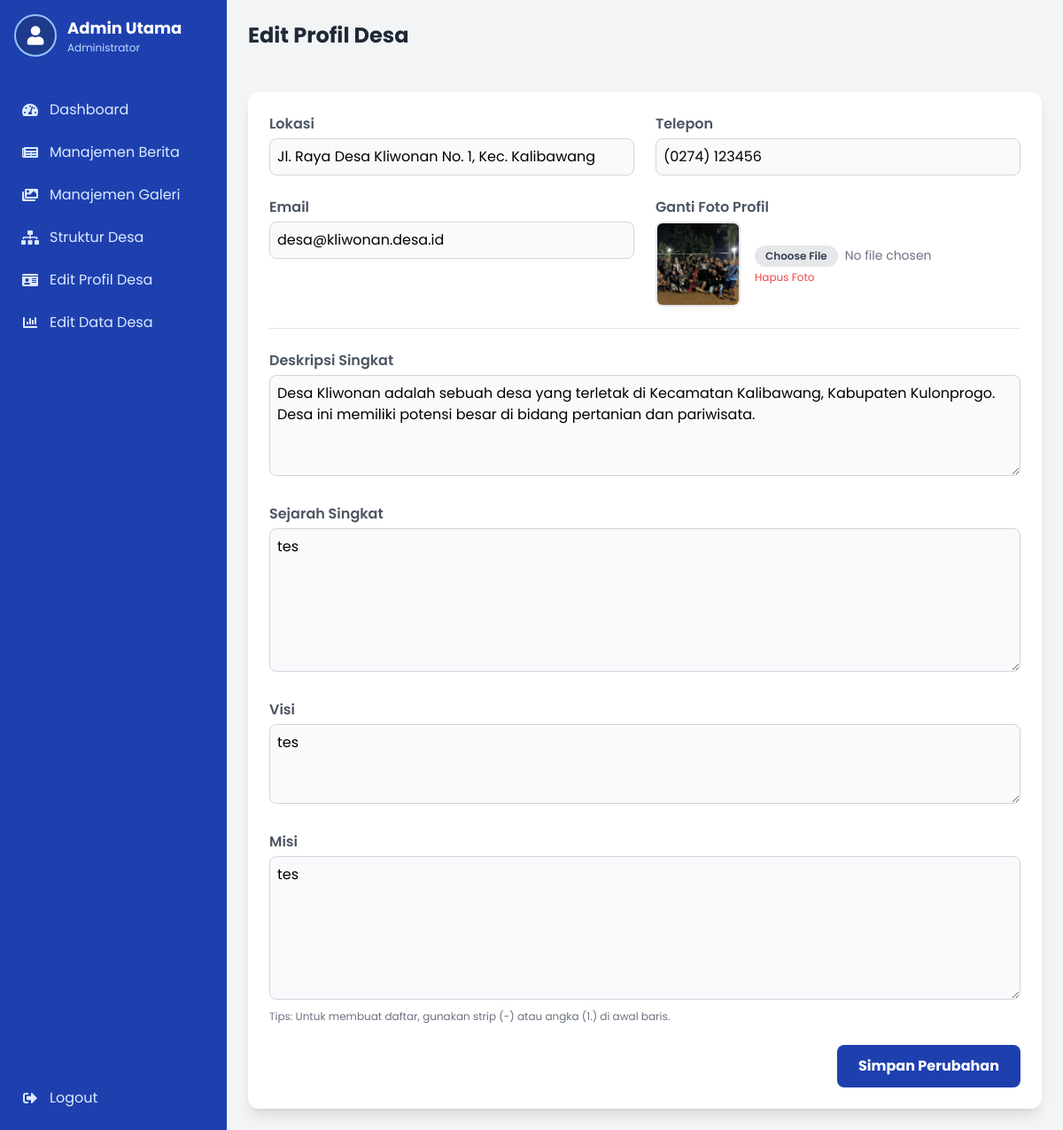
The app's page /admin/profil.php (signed in) with its own data.
### tables this page shows
CREATE TABLE `profil_desa` (
  `id` int(11) NOT NULL DEFAULT 1,
  `deskripsi` text NOT NULL,
  `foto` varchar(255) NOT NULL,
  `lokasi` varchar(255) NOT NULL,
  `telepon` varchar(50) NOT NULL,
  `email` varchar(100) NOT NULL,
  `sejarah` text DEFAULT NULL,
  `visi` text DEFAULT NULL,
  `misi` text DEFAULT NULL
);

### admin/profil.php (the view, shortened to what this page needs)
<?php
$page_title = "Edit Profil Desa";
include 'template/header.php';
$profil_result = mysqli_query($conn, "SELECT * FROM profil_desa WHERE id = 1");
$profil = mysqli_fetch_assoc($profil_result);
include 'template/sidebar.php';
?>
<div class="flex-1 flex flex-col">
    <header class="bg-gray-100 p-6 flex justify-between items-center">
        <h1 class="text-2xl font-bold text-gray-800"><?php echo $page_title; ?></h1>
    </header>
    <main class="flex-1 p-6">
        <div class="bg-white shadow-lg rounded-xl p-6">
            <form action="profil.php" method="post" enctype="multipart/form-data" class="space-y-6">
                <div class="grid grid-cols-1 md:grid-cols-2 gap-6 border-b border-gray-200 pb-6">
                    <div>
                        <label for="lokasi" class="block font-semibold text-gray-600 mb-1">Lokasi</label>
                        <input type="text" id="lokasi" name="lokasi" value="<?php echo htmlspecialchars($profil['lokasi']); ?>" class="w-full bg-gray-50 p-2 border border-gray-300 rounded-lg focus:outline-none focus:ring-2 focus:ring-primary">
                    </div>
                    <div>
                        <label for="telepon" class="block font-semibold text-gray-600 mb-1">Telepon</label>
                        <input type="text" id="telepon" name="telepon" value="<?php echo htmlspecialchars($profil['telepon']); ?>" class="w-full bg-gray-50 p-2 border border-gray-300 rounded-lg focus:outline-none focus:ring-2 focus:ring-primary">
                    </div>
                    <div>
                        <label for="email" class="block font-semibold text-gray-600 mb-1">Email</label>
                        <input type="email" id="email" name="email" value="<?php echo htmlspecialchars($profil['email']); ?>" class="w-full bg-gray-50 p-2 border border-gray-300 rounded-lg focus:outline-none focus:ring-2 focus:ring-primary">
                    </div>
                    <div>
                        <label class="block font-semibold text-gray-600 mb-1">Ganti Foto Profil</label>
                        <div class="flex items-center space-x-4">
                            <img src="../uploads/<?php echo htmlspecialchars($profil['foto']); ?>" class="w-24 h-24 rounded-lg object-cover border-2 border-gray-200">
                            <div class="flex-grow">
                                <input type="file" name="foto" class="text-sm text-gray-500 file:mr-2 file:py-1 file:px-3 file:rounded-full file:border-0 file:text-xs file:font-semibold file:bg-gray-200 file:text-gray-700 hover:file:bg-gray-300 cursor-pointer">
                                <?php if ($profil['foto'] != 'default.png' && $profil['foto'] != 'default-profil.jpg'): ?>
                                    <a href="hapus-foto-profil.php?id=1" class="text-xs text-red-500 hover:underline mt-1 block" onclick="return confirm('Yakin ingin hapus foto ini dan kembali ke default?')">Hapus Foto</a>
                                <?php endif; ?>
                            </div>
                        </div>
                    </div>
                </div>
                <div>
                    <label for="deskripsi" class="block font-semibold text-gray-600 mb-1">Deskripsi Singkat</label>
                    <textarea id="deskripsi" name="deskripsi" rows="4" class="w-full bg-gray-50 p-2 border border-gray-300 rounded-lg focus:outline-none focus:ring-2 focus:ring-primary"><?php echo htmlspecialchars($profil['deskripsi']); ?></textarea>
                </div>
                <div>
                    <label for="sejarah" class="block font-semibold text-gray-600 mb-1">Sejarah Singkat</label>
                    <textarea id="sejarah" name="sejarah" rows="6" class="w-full bg-gray-50 p-2 border border-gray-300 rounded-lg focus:outline-none focus:ring-2 focus:ring-primary"><?php echo htmlspecialchars($profil['sejarah'] ?? ''); ?></textarea>
                </div>
                <div>
                    <label for="visi" class="block font-semibold text-gray-600 mb-1">Visi</label>
                    <textarea id="visi" name="visi" rows="3" class="w-full bg-gray-50 p-2 border border-gray-300 rounded-lg focus:outline-none focus:ring-2 focus:ring-primary"><?php echo htmlspecialchars($profil['visi'] ?? ''); ?></textarea>
                </div>
                <div>
                    <label for="misi" class="block font-semibold text-gray-600 mb-1">Misi</label>
                    <textarea id="misi" name="misi" rows="6" class="w-full bg-gray-50 p-2 border border-gray-300 rounded-lg focus:outline-none focus:ring-2 focus:ring-primary"><?php echo htmlspecialchars($profil['misi'] ?? ''); ?></textarea>
                    <p class="text-xs text-gray-500 mt-1">Tips: Untuk membuat daftar, gunakan strip (-) atau angka (1.) di awal baris.</p>
                </div>
                <div class="mt-8 text-right">
                    <button type="submit" class="bg-primary hover:bg-secondary text-white font-bold py-3 px-6 rounded-lg transition-colors">Simpan Perubahan</button>
                </div>
            </form>
        </div>
    </main>
</div>
<?php include 'template/footer.php'; ?>

### records on screen
profil_desa: lokasi "Jl. Raya Desa Kliwonan No. 1, Kec. Kalibawang", telepon "(0274) 123456", email "desa@kliwonan.desa.id", foto (picture), deskripsi "Desa Kliwonan adalah sebuah desa yang terletak di Kecamatan Kalibawang, Kabupaten Kulonprogo. Desa ini memiliki potensi besar di bidang pertanian dan pariwisata.", sejarah "tes", visi "tes", misi "tes"

### other values on screen
$_SESSION['nama_lengkap'] "Admin Utama"
$page_title "Edit Profil Desa"
